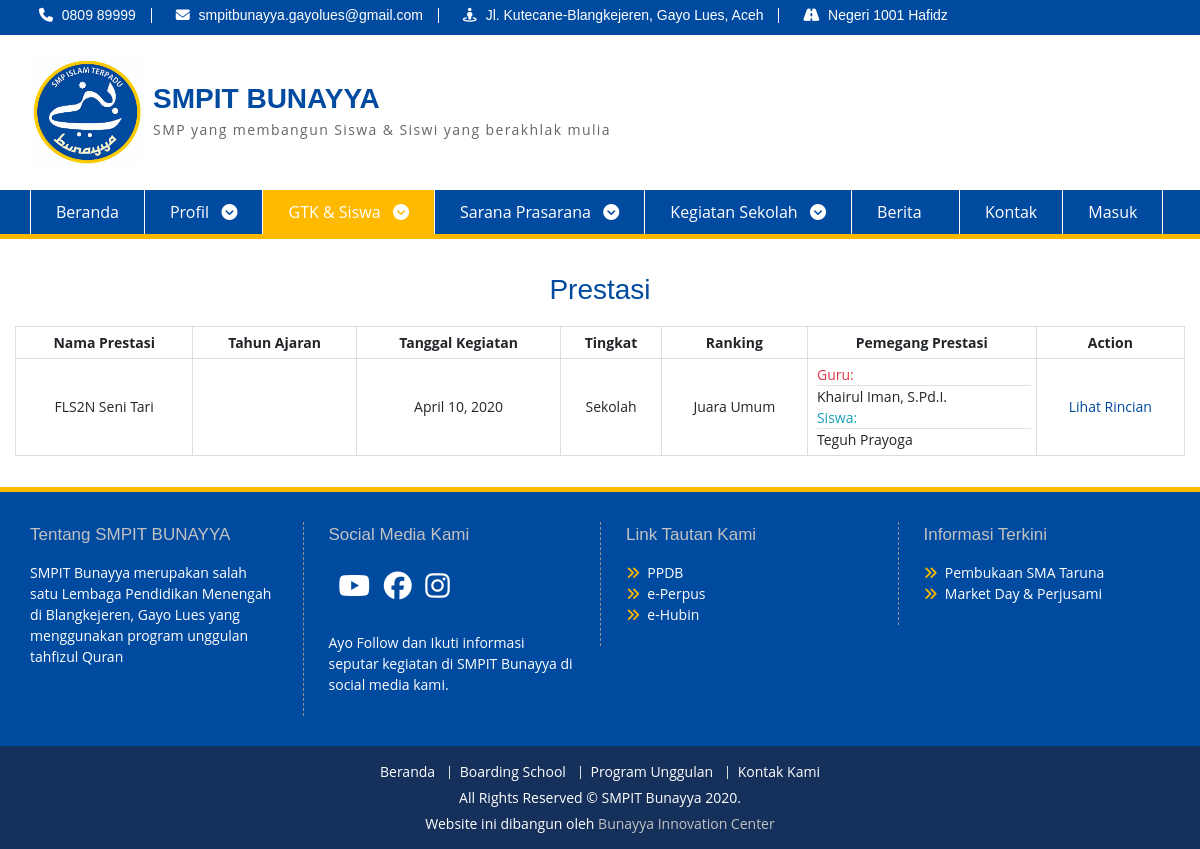
Page /page/prestasi on the earlier database version.
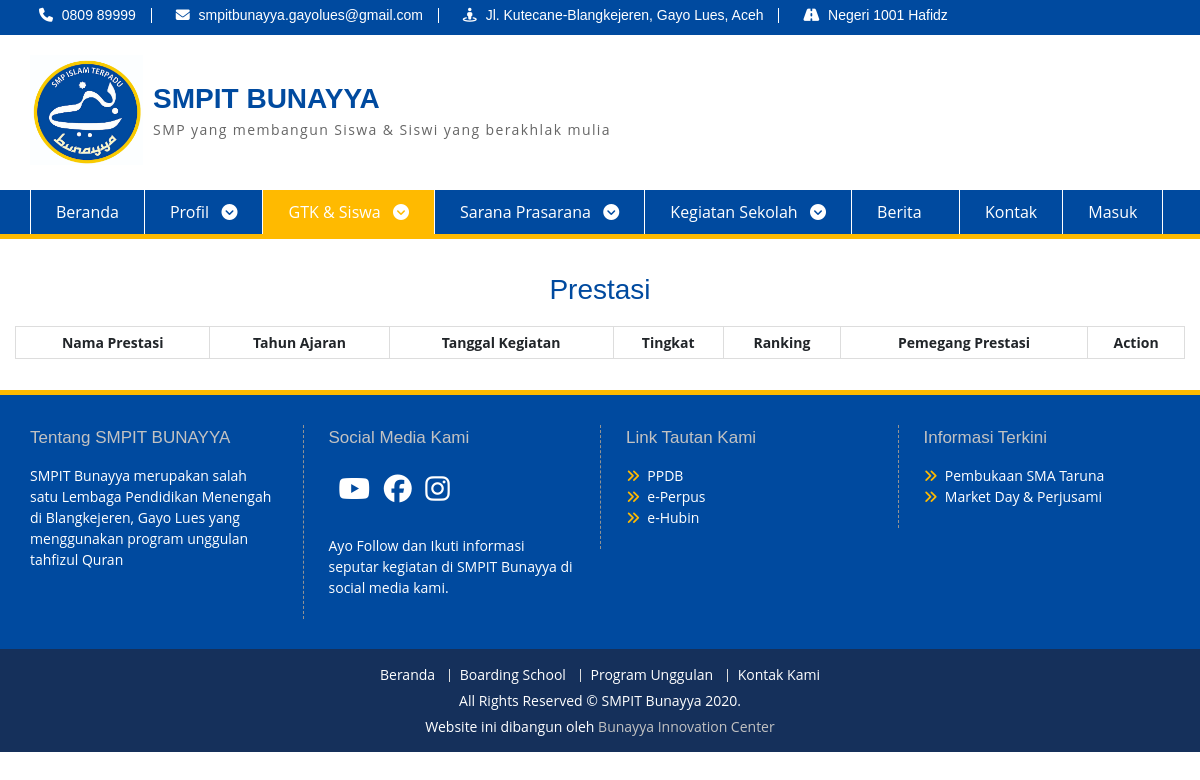
Same page on the later database version.
### sekolah/models.py (models this page shows, shortened)
class Prestasi(models.Model):
    nama_kegiatan = models.CharField(max_length=30, blank=True, null=True)
    photo_cover = models.ImageField(upload_to="photo-prestasi", blank=True, null=True)
    deskripsi = models.TextField(max_length=500, blank=True, null=True)
    tanggal_kegiatan = models.DateField(null=True, blank=True)
    RANKING_CHOICES = (
        ("a", "Juara Umum"),
        ("b", "Juara I"),
        ("c", "Juara II"),
        ("d", "Juara III"),
        ("e", "Juara Harapan"),
        ("f", "Juara Harapan I"),
        ("g", "Juara Harapan II"),
        ("h", "Juara Harapan III"),
    )
    ranking_prestasi = models.CharField(
        max_length=20,
        choices=RANKING_CHOICES,
        default="juara-umum",
        blank=True,
        null=True,
    )
    TINGKAT_CHOICES = (
        ("a", "Sekolah"),
        ("b", "Desa"),
        ("c", "Kecamatan"),
        ("d", "Kabupaten"),
        ("e", "Provinsi"),
        ("f", "Nasional"),
        ("g", "Internasional"),
    )
    tingkat_prestasi = models.CharField(
        max_length=15,
        choices=TINGKAT_CHOICES,
        default="sekolah",
        blank=True,
        null=True,
    )
    tahun_ajaran = models.ForeignKey(TahunPelajaran, default='2020', on_delete=models.CASCADE)
    pemegang_prestasi_siswa = models.ManyToManyField(Siswa, blank=True)
    pemegang_prestasi_guru = models.ManyToManyField(Guru, blank=True)
    slug = AutoSlugField(populate_from="id")
    created_at = models.DateTimeField(auto_now_add=True)
    def tingkat_verbose(self):
        return dict(Prestasi.TINGKAT_CHOICES)[self.tingkat_prestasi]
    def ranking_verbose(self):
        return dict(Prestasi.RANKING_CHOICES)[self.ranking_prestasi]
    class Meta:
        verbose_name_plural = "Prestasi Sekolah"

class Guru(models.Model):
    user = models.ForeignKey(User, on_delete=models.CASCADE)
    gelar = models.CharField(max_length=7, blank=True, null=True, default='S.Pd.')
    pas_photo = models.ImageField(upload_to="photo-guru", blank=True, null=True)
    nik = models.CharField(max_length=50, blank=True, null=True)
    bio = models.TextField(max_length=500, blank=True, null=True)
    alamat = models.CharField(max_length=30, blank=True, null=True)
    tanggal_lahir = models.DateField(null=True, blank=True)
    STATUS_CHOICES = (
        ("lepas", "Lepas"),
        ("tetap", "Tetap"),
        ("keluar", "Keluar"),
    )
    status_guru = models.CharField(
        max_length=10,
        choices=STATUS_CHOICES,
        default="tetap",
        blank=True,
        null=True,
    )
    slug = AutoSlugField(populate_from="id")
    created_at = models.DateTimeField(auto_now_add=True)
    def __str__(self):
        if self.gelar:
            return f"{self.user.get_full_name()}, {self.gelar}"
        else:
            return self.user.get_full_name()
    class Meta:
        verbose_name_plural = "guru"

class Siswa(models.Model):
    user = models.OneToOneField(User, on_delete=models.CASCADE)
    nis_siswa = models.CharField(max_length=15, unique=True, default='')
    nisn_siswa = models.CharField(max_length=15, unique=True, default='')
    pas_photo = models.ImageField(upload_to="photo-siswa", blank=True, null=True)
    bio = models.TextField(max_length=500, blank=True, null=True)
    nama_orang_tua = models.CharField(max_length=50, blank=True, null=True)
    no_hp = models.CharField(max_length=12, blank=True, null=True)
    email = models.EmailField(blank=True, null=True)
    pekerjaan_orang_tua = models.CharField(max_length=50, blank=True, null=True)
    alamat = models.CharField(max_length=30, blank=True, null=True)
    tanggal_lahir = models.DateField(null=True, blank=True)
    asal_sekolah = models.CharField(max_length=100, blank=True, null=True)
    STATUS_CHOICES = (
        ("calon", "Calon"),
        ("tetap", "Tetap"),
        ("pindah", "Pindah"),
        ("alumni", "Alumni"),
    )
    status_siswa = models.CharField(
        max_length=10,
        choices=STATUS_CHOICES,
        default="tetap",
        null=True,
        blank=True,
    )
    slug = AutoSlugField(populate_from="id")
    created_at = models.DateTimeField(auto_now_add=True)
    class Meta:
        verbose_name_plural = "siswa"

### blog/views.py (the view)
# urls.py: path("page/prestasi", views.page_prestasi, name="page_prestasi"),
def page_prestasi(request):
    data = {}
    data["list_prestasi"] = Prestasi.objects.all().order_by(
        "-tahun_ajaran", "-tingkat_prestasi", "ranking_prestasi"
    )
    return render(request, "blog/public-view/page-prestasi.html", data)

### blog/templates/blog/public-view/page-prestasi.html (shortened to what this page needs)
{% extends 'base.html' %}
{% block left-content %}
<div>
    <h1 class="text-center">Prestasi</h1>
</div>
<div class="table-responsive">
    <table class="table table-sm">
        <thead>
            <tr>
                <th>Nama Prestasi</th>
                <th class="text-center">Tahun Ajaran</th>
                <th class="text-center">Tanggal Kegiatan</th>
                <th class="text-center">Tingkat</th>
                <th class="text-center">Ranking</th>
                <th class="text-center">Pemegang Prestasi</th>
                <th class="text-right">Action</th>
            </tr>
        </thead>
        <tbody>
            {% for prestasi in list_prestasi %}
            <tr>
                <td>{{ prestasi.nama_kegiatan }}</td>
                <td class="text-center">{% if prestasi.tahun_ajaran %}{{ prestasi.tahun_verbose }}{% else %}-{% endif %}
                </td>
                <td class="text-center">
                    {% if prestasi.tanggal_kegiatan %}{{ prestasi.tanggal_kegiatan }}{% else %}-{% endif %}</td>
                <td class="text-center">
                    {% if prestasi.tingkat_prestasi %}{{ prestasi.tingkat_verbose|title }}{% else %}-{% endif %}</td>
                <td class="text-center">
                    {% if prestasi.ranking_prestasi %}{{ prestasi.ranking_verbose }}{% else %}-{% endif %}</td>
                <td class="text-left">
                    {% if prestasi.pemegang_prestasi_guru.all %}
                    <ul class="list-group ml-0">
                        {% for guru in prestasi.pemegang_prestasi_guru.all %}
                        <li class="border-0 list-group-item py-0 pl-1 pr-0">
                            <div class="text-danger border-bottom">Guru:</div>{{ guru }}
                        </li>
                        {% endfor %}
                    </ul>
                    {% endif %}
                    {% if prestasi.pemegang_prestasi_siswa.all %}
                    <ul class="list-group ml-0">
                        <li class="border-0 list-group-item py-0 pl-1 pr-0">
                            <div class="text-info border-bottom">Siswa:</div>
                            {% for siswa in prestasi.pemegang_prestasi_siswa.all %}
                            {{ siswa.user.get_full_name }}{% if not forloop.last %},{% endif %}
                            {% endfor %}
                        </li>
                    </ul>
                    {% endif %}
                </td>
                <td>
                    <a href="#" class="float-right mr-1 btn btn-sm btn-warning">Lihat Rincian</a>
                </td>
            </tr>
            {% endfor %}
        </tbody>
    </table>
</div>
{% endblock left-content %}

Differences in the rows shown:
removed Prestasi: nama_kegiatan "FLS2N Seni Tari", tanggal_kegiatan "April 10, 2020", tingkat_verbose "Sekolah", ranking_verbose "Juara Umum"
removed Guru: gelar+user "Khairul Iman, S.Pd.I."
removed Siswa: user.get_full_name "Teguh Prayoga"
